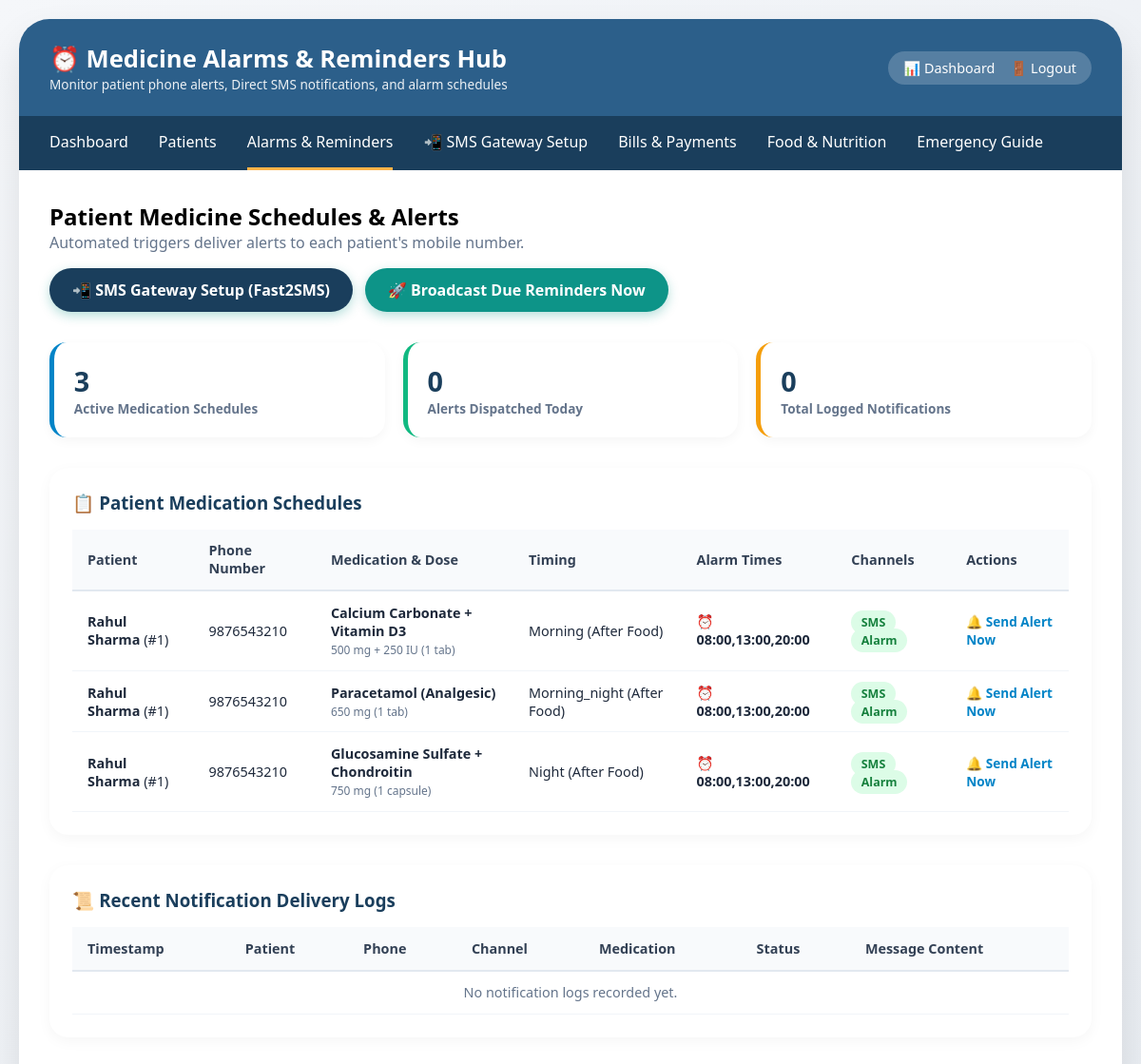
/admin_reminders.php (signed in), run on the app's committed database.
### tables this page shows
CREATE TABLE IF NOT EXISTS medicine_reminders (
    id INT AUTO_INCREMENT PRIMARY KEY,
    patient_id INT NOT NULL,
    medicine_name VARCHAR(150) NOT NULL,
    dosage VARCHAR(100) NOT NULL,
    frequency VARCHAR(50) NOT NULL,
    timing VARCHAR(50) NOT NULL DEFAULT 'after_food',
    reminder_times VARCHAR(255) DEFAULT '08:00,13:00,20:00',
    send_sms TINYINT(1) NOT NULL DEFAULT 1,
    send_whatsapp TINYINT(1) NOT NULL DEFAULT 1,
    alarm_enabled TINYINT(1) NOT NULL DEFAULT 1,
    duration_days INT DEFAULT 7,
    start_date DATE NOT NULL,
    notes TEXT NULL,
    last_taken_date DATE NULL,
    created_at TIMESTAMP DEFAULT CURRENT_TIMESTAMP,
    FOREIGN KEY (patient_id) REFERENCES patients(id) ON DELETE CASCADE
);

CREATE TABLE IF NOT EXISTS patients (
    id INT AUTO_INCREMENT PRIMARY KEY,
    name VARCHAR(150) NOT NULL,
    age INT NOT NULL,
    gender VARCHAR(20) NOT NULL,
    phone VARCHAR(20) NOT NULL UNIQUE,
    email VARCHAR(150) NULL,
    created_at TIMESTAMP DEFAULT CURRENT_TIMESTAMP
);

### admin_reminders.php (the view, shortened to what this page needs)
<?php
require_once 'config.php';
$sqlMeds = "SELECT m.*, p.name AS patient_name, p.phone AS patient_phone, p.id AS patient_id
            FROM medicine_reminders m
            INNER JOIN patients p ON m.patient_id = p.id
            ORDER BY m.created_at DESC";
$allMeds = $pdo->query($sqlMeds)->fetchAll(PDO::FETCH_ASSOC);
$sqlLogs = "SELECT l.*, p.name AS patient_name, m.medicine_name, m.dosage
            FROM medicine_notifications_log l
            LEFT JOIN patients p ON l.patient_id = p.id
            LEFT JOIN medicine_reminders m ON l.medicine_id = m.id
            ORDER BY l.sent_at DESC
            LIMIT 50";
$logs = $pdo->query($sqlLogs)->fetchAll(PDO::FETCH_ASSOC);
$totalAlertsToday = $pdo->query("SELECT COUNT(*) FROM medicine_notifications_log WHERE DATE(sent_at) = CURDATE()")->fetchColumn();
?>
<!DOCTYPE html>
<html lang="en">
<head>
    <link rel="stylesheet" href="style.css">
</head>
<body>
<div class="kiosk-container">
    <div class="header">
        <div class="logo">
            <h1>⏰ Medicine Alarms & Reminders Hub</h1>
            <p>Monitor patient phone alerts, Direct SMS notifications, and alarm schedules</p>
        </div>
        <div class="user-info" style="display: flex; gap: 1rem; align-items: center;">
            <a href="admin_dashboard.php" style="color:white; text-decoration:none;">📊 Dashboard</a>
            <a href="admin_logout.php" style="color:white; text-decoration:none;">🚪 Logout</a>
        </div>
    </div>
    <div class="nav">
        <ul>
            <li><a href="admin_dashboard.php">Dashboard</a></li>
            <li><a href="admin_patients.php">Patients</a></li>
            <li><a href="admin_reminders.php" class="active">Alarms & Reminders</a></li>
            <li><a href="admin_sms_settings.php">📲 SMS Gateway Setup</a></li>
            <li><a href="admin_bills.php">Bills & Payments</a></li>
            <li><a href="food_suggestions.php">Food & Nutrition</a></li>
            <li><a href="emergency_guidance.php">Emergency Guide</a></li>
        </ul>
    </div>
    <div class="main-content">
        <div class="admin-header-row">
            <div>
                <h2>Patient Medicine Schedules & Alerts</h2>
                <p style="color:#64748b;">Automated triggers deliver alerts to each patient's mobile number.</p>
            </div>
            <div style="display:flex; gap:0.8rem; flex-wrap:wrap;">
                <a href="admin_sms_settings.php" class="btn-broadcast" style="background:#1a3e5c;">
                    📲 SMS Gateway Setup (Fast2SMS)
                </a>
                <a href="cron_reminders.php?force=1" target="_blank" class="btn-broadcast">
                    🚀 Broadcast Due Reminders Now
                </a>
            </div>
        </div>
        <div class="hub-stats">
            <div class="hub-card" style="border-left-color: #0284c7;">
                <div class="hub-num"><?= count($allMeds) ?></div>
                <div class="hub-sub">Active Medication Schedules</div>
            </div>
            <div class="hub-card" style="border-left-color: #10b981;">
                <div class="hub-num"><?= $totalAlertsToday ?></div>
                <div class="hub-sub">Alerts Dispatched Today</div>
            </div>
            <div class="hub-card" style="border-left-color: #f59e0b;">
                <div class="hub-num"><?= count($logs) ?></div>
                <div class="hub-sub">Total Logged Notifications</div>
            </div>
        </div>
        <div class="table-responsive">
            <h3 style="margin-bottom: 1rem; color: #1a3e5c;">📋 Patient Medication Schedules</h3>
            <table class="custom-table">
                <thead>
                    <tr>
                        <th>Patient</th>
                        <th>Phone Number</th>
                        <th>Medication & Dose</th>
                        <th>Timing</th>
                        <th>Alarm Times</th>
                        <th>Channels</th>
                        <th>Actions</th>
                    </tr>
                </thead>
                <tbody>
                    <?php if (!empty($allMeds)): ?>
                        <?php foreach ($allMeds as $m): ?>
                        <tr>
                            <td><strong><?= htmlspecialchars($m['patient_name']) ?></strong> (#<?= $m['patient_id'] ?>)</td>
                            <td><?= htmlspecialchars($m['patient_phone']) ?></td>
                            <td>
                                <strong><?= htmlspecialchars($m['medicine_name']) ?></strong><br>
                                <small style="color:#64748b;"><?= htmlspecialchars($m['dosage']) ?></small>
                            </td>
                            <td><?= htmlspecialchars(ucfirst($m['frequency'])) ?> (<?= $m['timing'] === 'before_food' ? 'Before Food' : 'After Food' ?>)</td>
                            <td><strong>⏰ <?= htmlspecialchars($m['reminder_times'] ?? '08:00,13:00,20:00') ?></strong></td>
                            <td>
                                <span class="badge-pill <?= !empty($m['send_sms']) ? 'active' : 'disabled' ?>">SMS</span>
                                <span class="badge-pill <?= !empty($m['alarm_enabled']) ? 'active' : 'disabled' ?>">Alarm</span>
                            </td>
                            <td>
                                <a href="cron_reminders.php?force=1&patient_id=<?= $m['patient_id'] ?>" target="_blank" style="color:#0284c7; font-weight:700; text-decoration:none; font-size:0.85rem;">
                                    🔔 Send Alert Now
                                </a>
                            </td>
                        </tr>
                        <?php endforeach; ?>
                    <?php else: ?>
                        <tr><td colspan="7" style="text-align:center; color:#64748b;">No active medicine schedules found.</td></tr>
                    <?php endif; ?>
                </tbody>
            </table>
        </div>
        <div class="table-responsive">
            <h3 style="margin-bottom: 1rem; color: #1a3e5c;">📜 Recent Notification Delivery Logs</h3>
            <table class="custom-table">
                <thead>
                    <tr>
                        <th>Timestamp</th>
                        <th>Patient</th>
                        <th>Phone</th>
                        <th>Channel</th>
                        <th>Medication</th>
                        <th>Status</th>
                        <th>Message Content</th>
                    </tr>
                </thead>
                <tbody>
                    <?php if (!empty($logs)): ?>
                        <?php foreach ($logs as $l): ?>
                        <tr>
                            <td><?= date('d M Y, h:i A', strtotime($l['sent_at'])) ?></td>
                            <td><strong><?= htmlspecialchars($l['patient_name'] ?? 'Patient') ?></strong></td>
                            <td><?= htmlspecialchars($l['phone']) ?></td>
                            <td>
                                <strong><?= strtoupper($l['alert_type']) ?></strong>
                            </td>
                            <td><?= htmlspecialchars($l['medicine_name'] ?? 'General') ?></td>
                            <td>
                                <span class="badge-pill active"><?= htmlspecialchars(ucfirst($l['status'])) ?></span>
                            </td>
                            <td style="color:#64748b; max-width:280px; white-space:nowrap; overflow:hidden; text-overflow:ellipsis;">
                                <?= htmlspecialchars($l['message']) ?>
                            </td>
                        </tr>
                        <?php endforeach; ?>
                    <?php else: ?>
                        <tr><td colspan="7" style="text-align:center; color:#64748b;">No notification logs recorded yet.</td></tr>
                    <?php endif; ?>
                </tbody>
            </table>
        </div>
    </div>
</div>
</body>
</html>

### style.css (style rules this page uses)
* { margin: 0; padding: 0; box-sizing: border-box; }
body { font-family: 'Segoe UI', Tahoma, Geneva, Verdana, sans-serif; background: linear-gradient(135deg, #f5f7fa 0%, #e9edf2 100%); min-height: 100vh; padding: 20px; }
.kiosk-container { max-width: 1400px; margin: 0 auto; background: white; border-radius: 32px; box-shadow: 0 20px 40px rgba(0,0,0,0.1); overflow: hidden; }
.header { background: #2c5f8a; color: white; padding: 1.5rem 2rem; display: flex; justify-content: space-between; align-items: center; flex-wrap: wrap; }
.logo h1 { font-size: 1.6rem; font-weight: 600; }
.logo p { font-size: 0.85rem; opacity: 0.9; }
.user-info { background: rgba(255,255,255,0.2); padding: 0.5rem 1rem; border-radius: 40px; font-size: 0.9rem; }
.nav { background: #1a3e5c; padding: 0 2rem; }
.nav ul { list-style: none; display: flex; gap: 2rem; }
.nav ul li a { display: inline-block; padding: 1rem 0; color: white; text-decoration: none; font-weight: 500; transition: 0.3s; border-bottom: 3px solid transparent; }
.nav ul li a:hover, .nav ul li a.active { border-bottom-color: #ffb347; }
.main-content { padding: 2rem; }
.table-responsive { overflow-x: auto; }
table { width: 100%; border-collapse: collapse; }
th, td { padding: 12px; text-align: left; border-bottom: 1px solid #e2e8f0; }
th { background: #f8fafc; font-weight: 600; }

### admin_reminders.php (style rules this page uses)
.admin-header-row { display: flex; justify-content: space-between; align-items: center; flex-wrap: wrap; margin-bottom: 2rem; gap: 1rem; }
.hub-stats { display: grid; grid-template-columns: repeat(auto-fit, minmax(200px, 1fr)); gap: 1.2rem; margin-bottom: 2rem; }
.hub-card { background: white; border-radius: 18px; padding: 1.3rem; box-shadow: 0 4px 12px rgba(0,0,0,0.04); border-left: 5px solid #1a3e5c; }
.hub-num { font-size: 1.8rem; font-weight: 800; color: #1a3e5c; }
.hub-sub { font-size: 0.85rem; color: #64748b; font-weight: 600; }
.table-responsive { background: white; border-radius: 20px; padding: 1.5rem; box-shadow: 0 4px 15px rgba(0,0,0,0.04); margin-bottom: 2rem; overflow-x: auto; }
.custom-table { width: 100%; border-collapse: collapse; font-size: 0.9rem; }
.custom-table th { text-align: left; padding: 0.8rem 1rem; background: #f8fafc; color: #334155; font-weight: 700; border-bottom: 2px solid #e2e8f0; }
.custom-table td { padding: 0.8rem 1rem; border-bottom: 1px solid #f1f5f9; color: #1e293b; }
.badge-pill { padding: 0.25rem 0.65rem; border-radius: 20px; font-size: 0.78rem; font-weight: 700; }
.badge-pill.active { background: #dcfce7; color: #15803d; }
.btn-broadcast { background: #0d9488; color: white; padding: 0.75rem 1.5rem; border-radius: 30px; font-weight: 700; text-decoration: none; display: inline-flex; align-items: center; gap: 0.5rem; box-shadow: 0 4px 12px rgba(13, 148, 136, 0.3); transition: 0.2s; }

### data on the page
medicine_reminders: patient.name "Rahul Sharma", patient "1", patient.phone "9876543210", medicine_name "Calcium Carbonate + Vitamin D3", dosage "500 mg + 250 IU (1 tab)", frequency "Morning", timing "After Food", reminder_times "08:00,13:00,20:00"
medicine_reminders: patient.name "Rahul Sharma", patient "1", patient.phone "9876543210", medicine_name "Paracetamol (Analgesic)", dosage "650 mg (1 tab)", frequency "Morning_night", timing "After Food", reminder_times "08:00,13:00,20:00"
medicine_reminders: patient.name "Rahul Sharma", patient "1", patient.phone "9876543210", medicine_name "Glucosamine Sulfate + Chondroitin", dosage "750 mg (1 capsule)", frequency "Night", timing "After Food", reminder_times "08:00,13:00,20:00"

### other printed values
count($allMeds) "3"
$totalAlertsToday "0"
count($logs) "0"
